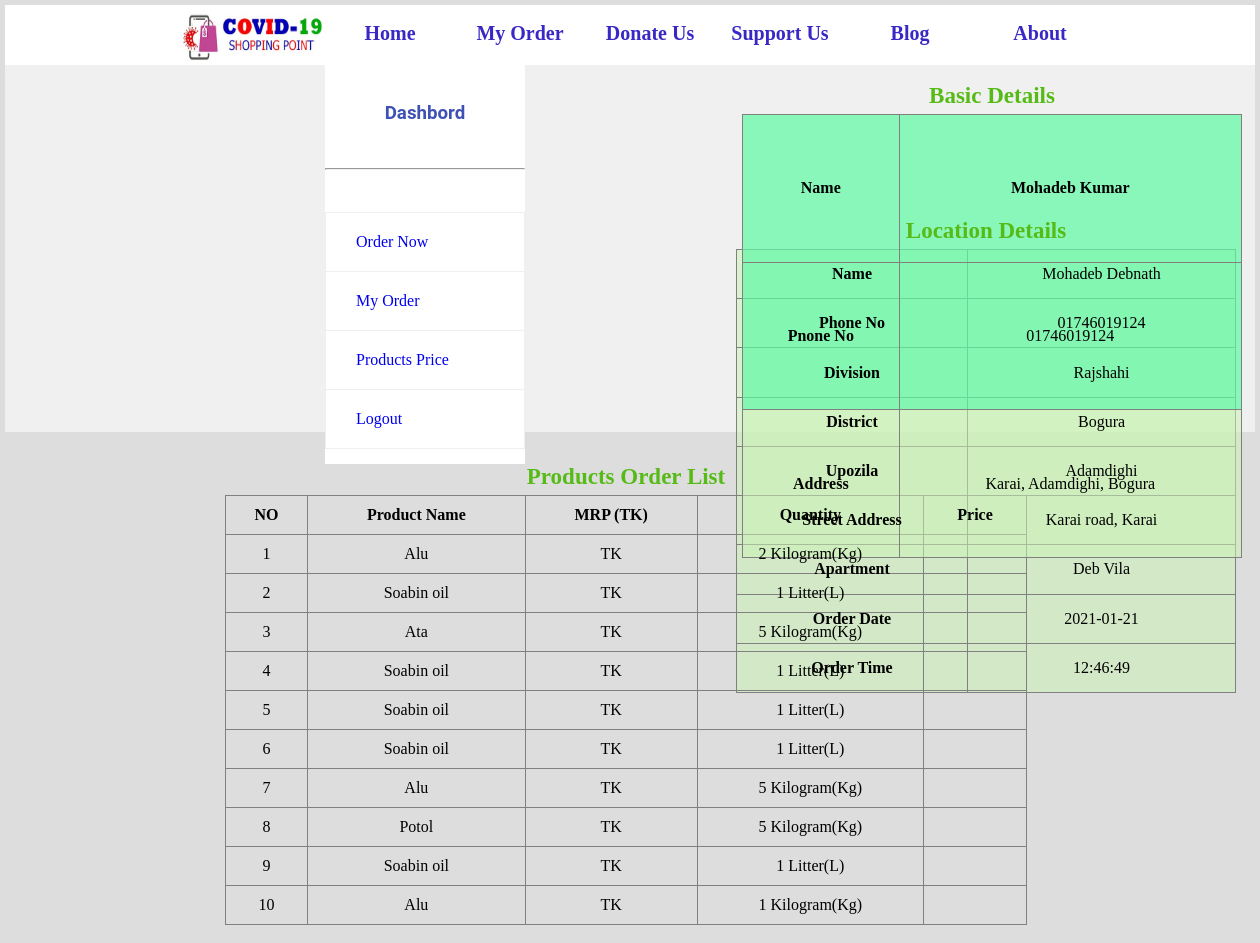
Before: /charge_customer_details.php (signed in) with the older database file.
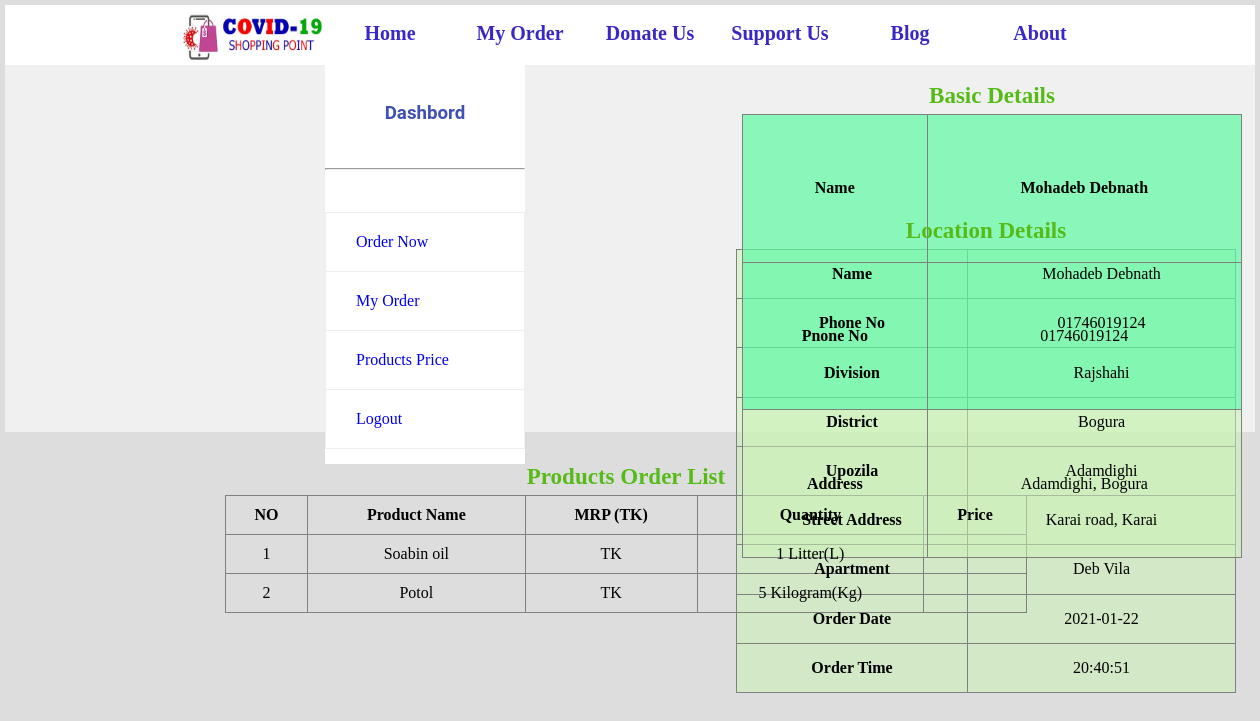
After: the same page with the newer database file.
### tables this page shows
CREATE TABLE `charge_customer_reg` (
  `REG_NAME` varchar(100) DEFAULT NULL,
  `REG_PHONE` varchar(20) NOT NULL,
  `ADDRESS` varchar(200) DEFAULT NULL,
  `PASSWORD` varchar(50) DEFAULT NULL
);

CREATE TABLE `charge_customer_order_location` (
  `REG_NAME` varchar(100) DEFAULT NULL,
  `REG_PHONE` varchar(20) DEFAULT NULL,
  `ODR_NAME` varchar(100) DEFAULT NULL,
  `ODR_PHONE` varchar(20) DEFAULT NULL,
  `DIVISION` varchar(100) DEFAULT NULL,
  `DISTRICT` varchar(100) DEFAULT NULL,
  `UPOZILA` varchar(100) DEFAULT NULL,
  `STREET_ADDRESS` varchar(200) DEFAULT NULL,
  `APARTMENT` varchar(200) DEFAULT NULL,
  `ODR_TIME` time DEFAULT NULL,
  `ODR_DATE` date DEFAULT NULL
);

CREATE TABLE `charge_customer_order` (
  `REG_NAME` varchar(100) DEFAULT NULL,
  `REG_PHONE` varchar(20) DEFAULT NULL,
  `PRODUCT_NAME` varchar(200) DEFAULT NULL,
  `MRP` double DEFAULT NULL,
  `QUANTITY` double DEFAULT NULL,
  `UNIT` varchar(50) DEFAULT NULL,
  `TOTAL_PRICE` double(8,2) DEFAULT NULL
);

### charge_customer_details.php (the view, shortened to what this page needs)
<?php
	include("dbconnection.inc.php");
?>
<!DOCTYPE html>
<html>
	<head>
		<link rel="stylesheet" href="css/style.css"/>
	</head>
	<body class="back">
		<div>
			<header>
				<?php
					include("topbar.inc.php");
				?>
			</header>
				<div style="height: 1000px;">
				<?php
					include("sidebar.inc.php");
				?>
			<div>
			<?php
			$sql="SELECT* FROM charge_customer_reg WHERE REG_NAME='{$_SESSION["cname"]}' && REG_PHONE='{$_SESSION["cphone"]}'";
				$res=$con->query($sql);
				if($res->num_rows>0)
				{
					$row=$res->fetch_assoc();
				}
				$sql2="SELECT* FROM charge_customer_order_location WHERE REG_NAME='{$_SESSION["cname"]}' && REG_PHONE='{$_SESSION["cphone"]}'";
				$res2=$con->query($sql2);
				if($res2->num_rows>0)
				{
					$row2=$res2->fetch_assoc();
				}
			?>
				<div class="rbox1">
					<br/>
						<table border="1px" class="desired_result1">
						<caption>Basic Details</caption>
							<tr class="table_row_style"><th>Name </th> <td style="font-weight:bold"><?php echo $row["REG_NAME"] ?> </td></tr>
							<tr class="table_row_style"><th>Pnone No</th> <td><?php echo $row["REG_PHONE"] ?> </td></tr>
							<tr><th>Address</th> <td><?php echo $row["ADDRESS"] ?>  </td></tr>
						</table>
				</div>
				<div class="rbox2">
					<br/>
						<table border="1px" class="desired_result2">
						<caption>Location Details</caption>
							<tr><th>Name </th> <td><?php echo $row2["ODR_NAME"] ?> </td></tr>
							<tr><th>Phone No </th> <td><?php echo $row2["ODR_PHONE"] ?> </td></tr>
							<tr><th>Division</th> <td><?php echo $row2["DIVISION"] ?> </td></tr>
							<tr><th>District</th> <td><?php echo $row2["DISTRICT"] ?>  </td></tr>
							<tr><th>Upozila</th> <td><?php echo $row2["UPOZILA"] ?>  </td></tr>
							<tr><th>Street Address</th> <td><?php echo $row2["STREET_ADDRESS"] ?>  </td></tr>
							<tr><th>Apartment</th> <td><?php echo $row2["APARTMENT"] ?>  </td></tr>
							<tr><th>Order Date</th> <td><?php echo $row2["ODR_DATE"] ?>  </td></tr>
							<tr><th>Order Time</th> <td><?php echo $row2["ODR_TIME"] ?>  </td></tr>
						</table>
				</div>
		</div>
					<div class="products_info_div">
					?><br/>
					<table style="width: 802px; text-align:center;margin-left: 220px;
    margin-top: 212px;" border="1px">
					<caption>Products Order List</caption>
						<tr>
							<th>NO</th>
							<th>Product Name</th>
							<th>MRP (TK)</th>
							<th>Quantity</th>
							<th>Price</th>
						</tr>
						<?php
							$sql3="SELECT* FROM charge_customer_order
								  WHERE REG_NAME='{$_SESSION["cname"]}' && REG_PHONE='{$_SESSION["cphone"]}'";
							$res3=$con->query($sql3);
							if($res3->num_rows>0)
							{
								$i=0;
								while($row3=$res3->fetch_assoc())
								{
									$i++;
									echo"
									<tr>
										<td>{$i}</td>
										<td>{$row3["PRODUCT_NAME"]}</td>
										<td>{$row3["MRP"]} TK</td>
										<td>{$row3["QUANTITY"]} {$row3["UNIT"]}</td>
										<td>{$row3["MRP"]}</td>
									</tr>
									";
								}
							}
						?>
						</table><br/>
					</div>
					</div>
		</div>
	</body>
</html>

### topbar.inc.php
<div class="topbar_div">
<div class="logo">
	<img style="width:145px; height:60px;" src="imgs/project_logo.jpg"/>
</div>
<div>
	<ul class="list">
		<li><a href="index.php">Home</a></li>
		<li><a href="account_login.php">My Order</a>
		</li>
		<li><a href="donor_login.php">Donate Us</a></li>
		<li><a href="volunteer_login.php">Support Us</a></li>
		<li><a href="#">Blog</a></li>
		<li><a href="about_us.php">About</a></li>
	</ul>
</div>
</div>

### sidebar.inc.php
<div class="sidebar"><br/>
<h3 class="h3_text">Dashbord</h3><br><hr><br>
<ul class="sideber_li">
	<?php
		if(isset($_SESSION['REG_CC_PHONE'])){
			echo '
				  <li class="li"><a href="charge_shop_now.php">Order Now</a></li>
				  <li class="li"><a href="charge_customer_details.php">My Order</a></li>
				  <li class="li"><a href="#">Products Price</a></li>
				  <li class="li"><a href="index.php">Logout</a></li>';
		}
	?>
</ul>
</div>

### css/style.css (style rules this page uses)
html { background:#dddddd; }
.back { background:#f5f5f5cf; width:1250px; margin:0 auto; margin-top:5px; }
tr,td,th { padding:10px; }
table { border-collapse:collapse; text-align:center; }
table caption { font-size: 23px; font-weight: bold; color: #56bb17; margin-bottom: 5px; }
.topbar_div { height:60px; width:100%; background:#ffffff; margin-bottom:5px; }
a { text-decoration:none; }
.list { list-style:none; margin:0px; padding:0px; }
.list li { float:left; width:130px; height:60px; background-color:#ffffff; text-align:center; }
.list li:last-child { border-right:none; }
.list li a { font-size:20px; font-weight:bold; color:#3928c5; line-height:57px; }
.logo { float:left; margin-left: 175px; }
.h3_text { font-family: Roboto; color: #3f51b5; text-align:center; }
.sidebar { float:left; width:200px; height:auto; background:white; }
.sideber_li { list-style:none; margin-left:-40px; }
.li { position:relative; display:block; padding:20px 30px; margin-bottom:-1px; background-color:#ffffff; border:1px solid #ecf0f1; }
.rbox1 { width: 668px; height: 153px; float: left; margin-left: -20px; }
.rbox2 { width: 668px; height: 304px; margin-left: 485px; }
.desired_result1 { border-collapse: collapse; width: 500px; height: 444px; margin-left: 237px; text-align: center; float: left; color: black; background: #ccf3b485; }
.desired_result2 { border-collapse: collapse; width: 500px; height: 444px; text-align: center; margin-left: 246px; color: black; background: #ccf3b485; }
.table_row_style { background: #00ff9561; }

Changed rows visible on the page:
removed charge_customer_order: PRODUCT_NAME "Alu", QUANTITY "2", UNIT "Kilogram(Kg)"
removed charge_customer_order: PRODUCT_NAME "Ata", QUANTITY "5", UNIT "Kilogram(Kg)"
removed charge_customer_order: PRODUCT_NAME "Soabin oil", QUANTITY "1", UNIT "Litter(L)"
removed charge_customer_order: PRODUCT_NAME "Soabin oil", QUANTITY "1", UNIT "Litter(L)"
removed charge_customer_order: PRODUCT_NAME "Soabin oil", QUANTITY "1", UNIT "Litter(L)"
removed charge_customer_order: PRODUCT_NAME "Alu", QUANTITY "5", UNIT "Kilogram(Kg)"
removed charge_customer_order: PRODUCT_NAME "Soabin oil", QUANTITY "1", UNIT "Litter(L)"
removed charge_customer_order: PRODUCT_NAME "Alu", QUANTITY "1", UNIT "Kilogram(Kg)"
changed charge_customer_reg id 01746019124: REG_NAME "Mohadeb Kumar" → "Mohadeb Debnath"; ADDRESS "Karai, Adamdighi, Bogura" → "Adamdighi, Bogura"
changed charge_customer_order_location "Mohadeb Debnath": ODR_DATE "2021-01-21" → "2021-01-22"; ODR_TIME "12:46:49" → "20:40:51"
